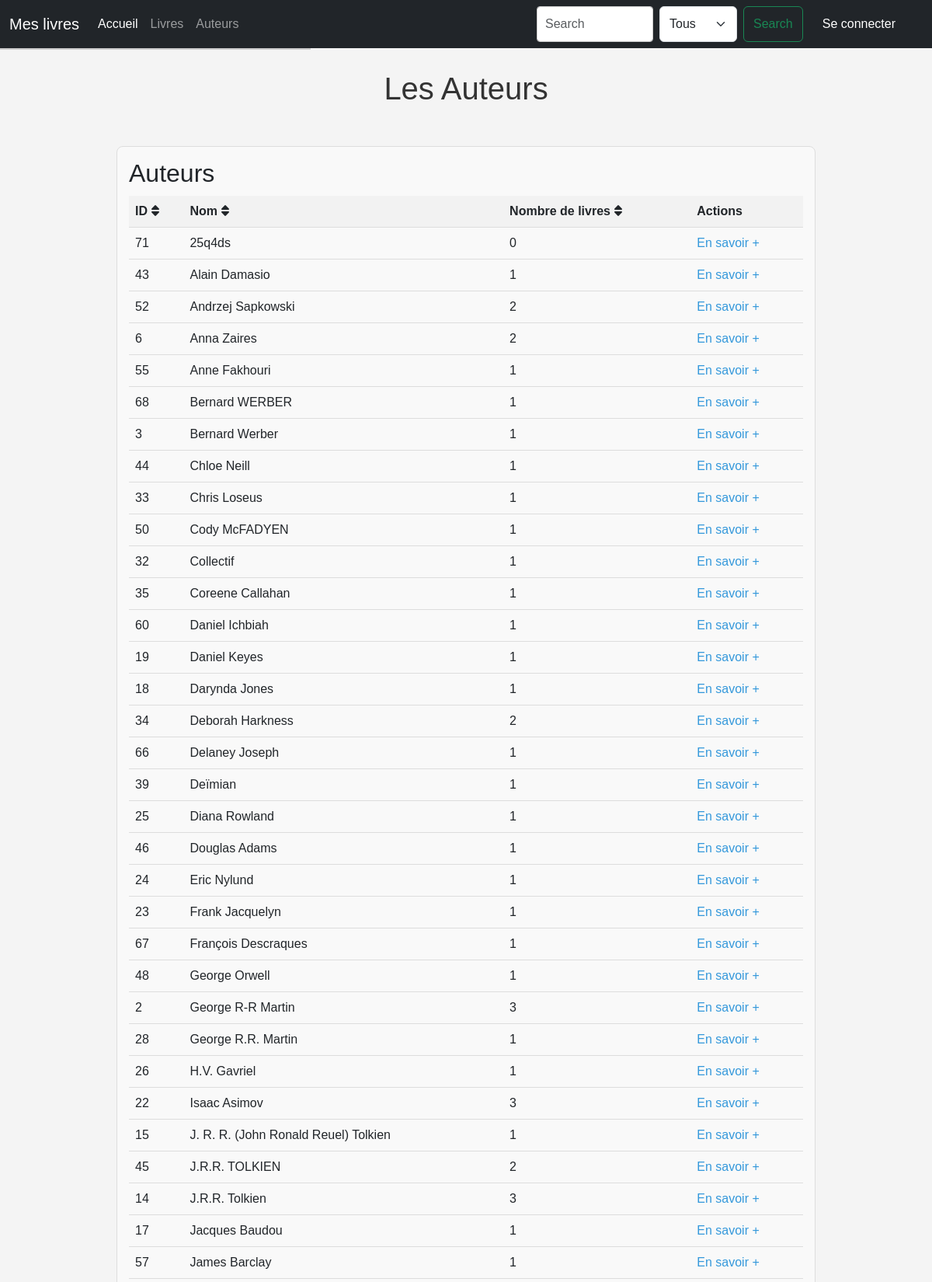
Page /authors?sort=name (upper part) on the committed database.
### bookInfo/models.py (models this page shows, shortened)
class Author(db.Model):
    id = db.Column(db.Integer, primary_key=True)
    name = db.Column(db.String(100))

### bookInfo/views.py (the view)
@app.route("/authors")
def authors():
    sort = request.args.get("sort", "id")
    if sort == "id":
        les_auteurs_avec_nb_livres = db.session.query(Author, db.func.count(Book.id)).outerjoin(Book).group_by(Author.id).order_by(Author.id).all()
    elif sort == "name":
        les_auteurs_avec_nb_livres = db.session.query(Author, db.func.count(Book.id)).outerjoin(Book).group_by(Author.id).order_by(Author.name).all()
    elif sort == "nbLivre":
        les_auteurs_avec_nb_livres = db.session.query(Author, db.func.count(Book.id)).outerjoin(Book).group_by(Author.id).order_by(db.func.count(Book.id)).all()
    else:
        les_auteurs_avec_nb_livres = db.session.query(Author, db.func.count(Book.id)).outerjoin(Book).group_by(Author.id).order_by(Author.id).all()
    return render_template(
        "authors.html",
        authors=les_auteurs_avec_nb_livres,
        sort=sort
    )

### bookInfo/templates/authors.html (shortened to what this page needs)
{% extends "base.html" %}
{% block head %}
<link rel="stylesheet" href="https://cdnjs.cloudflare.com/ajax/libs/font-awesome/6.0.0-beta3/css/all.min.css">
{% endblock %}
{% block styles %}
{{ super() }}
{% endblock %}
{% block main %}
<section class="container-title">
    <h1>Les Auteurs</h1>
</section>
<div class="table-container">
    <div class="table-section">
        <h2>Auteurs</h2>
        <table>
            <tr>
                <th><a href="{{ url_for('authors', sort='id') }}">ID<i class="fas fa-sort"></i></a></th>
                <th><a href="{{ url_for('authors', sort='name') }}">Nom<i class="fas fa-sort"></i></a></th>
                <th><a href="{{ url_for('authors', sort='nbLivre') }}">Nombre de livres<i class="fas fa-sort"></i></a></th>
                <th colspan="3">Actions</th>
            </tr>
            {% for x, nbLivre in authors %}
            <tr>
                <td>{{ x.id }}</td>
                <td>{{ x.name }}</td>
                <td>{{ nbLivre }}</td>
                <td>
                    <a class="action" href="{{ url_for('search', query=x.name) }}">En savoir +</a>
                </td>
            </tr>
            {% endfor %}
        </table>
    </div>
</div>
{% endblock %}

### bookInfo/static/home.css (style rules this page uses)
h1 { color: red; }
a { text-decoration: none; }
.table-container { display: flex; justify-content: space-between; margin: 20px auto; margin-top: 20px; margin-bottom: 8em; width: 920px; }
.table-section { flex: 1; margin: 0 10px; background-color: #f9f9f9; border: 1px solid #ddd; border-radius: 8px; padding: 15px; }
table { width: 100%; border-collapse: collapse; margin-top: 10px; }
th, td { padding: 8px; text-align: left; border-bottom: 1px solid #ddd; }
th { background-color: #f2f2f2; }
th a { text-decoration: none; color: inherit; }
th i { margin-left: 5px; }
.action { color: #3498db; text-decoration: none; }
.container-title { display: flex; justify-content: space-around; }
body { background-color: #f4f4f4; font-family: Arial, sans-serif; margin: 0; padding: 0; }
h1 { text-align: center; margin-bottom: 30px; color: #333; }

### rows in the picture
Author: id "71", name "25q4ds", nbLivre "0"
Author: id "43", name "Alain Damasio", nbLivre "1"
Author: id "52", name "Andrzej Sapkowski", nbLivre "2"
Author: id "6", name "Anna Zaires", nbLivre "2"
Author: id "55", name "Anne Fakhouri", nbLivre "1"
Author: id "68", name "Bernard WERBER", nbLivre "1"
Author: id "3", name "Bernard Werber", nbLivre "1"
Author: id "44", name "Chloe Neill", nbLivre "1"
Author: id "33", name "Chris Loseus", nbLivre "1"
Author: id "50", name "Cody McFADYEN", nbLivre "1"
Author: id "32", name "Collectif", nbLivre "1"
Author: id "35", name "Coreene Callahan", nbLivre "1"
Author: id "60", name "Daniel Ichbiah", nbLivre "1"
Author: id "19", name "Daniel Keyes", nbLivre "1"
Author: id "18", name "Darynda Jones", nbLivre "1"
Author: id "34", name "Deborah Harkness", nbLivre "2"
Author: id "66", name "Delaney Joseph", nbLivre "1"
Author: id "39", name "Deïmian", nbLivre "1"
Author: id "25", name "Diana Rowland", nbLivre "1"
Author: id "46", name "Douglas Adams", nbLivre "1"
Author: id "24", name "Eric Nylund", nbLivre "1"
Author: id "23", name "Frank Jacquelyn", nbLivre "1"
Author: id "67", name "François Descraques", nbLivre "1"
Author: id "48", name "George Orwell", nbLivre "1"
Author: id "2", name "George R-R Martin", nbLivre "3"
Author: id "28", name "George R.R. Martin", nbLivre "1"
Author: id "26", name "H.V. Gavriel", nbLivre "1"
Author: id "22", name "Isaac Asimov", nbLivre "3"
Author: id "15", name "J. R. R. (John Ronald Reuel) Tolkien", nbLivre "1"
Author: id "45", name "J.R.R. TOLKIEN", nbLivre "2"
Author: id "14", name "J.R.R. Tolkien", nbLivre "3"
Author: id "17", name "Jacques Baudou", nbLivre "1"
Author: id "57", name "James Barclay", nbLivre "1"
